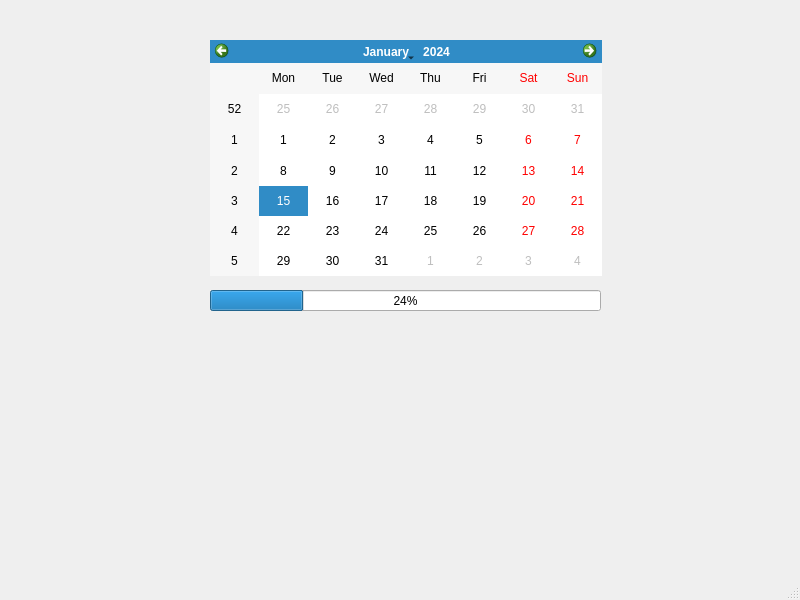
<?xml version="1.0" encoding="UTF-8"?>
<ui version="4.0">
 <class>MainWindow</class>
 <widget class="QMainWindow" name="MainWindow">
  <property name="geometry">
   <rect>
    <x>0</x>
    <y>0</y>
    <width>800</width>
    <height>600</height>
   </rect>
  </property>
  <property name="windowTitle">
   <string>MainWindow</string>
  </property>
  <widget class="QWidget" name="centralwidget">
   <widget class="QCalendarWidget" name="calendarWidget">
    <property name="geometry">
     <rect>
      <x>210</x>
      <y>40</y>
      <width>392</width>
      <height>236</height>
     </rect>
    </property>
   </widget>
   <widget class="QProgressBar" name="progressBar">
    <property name="geometry">
     <rect>
      <x>210</x>
      <y>290</y>
      <width>391</width>
      <height>21</height>
     </rect>
    </property>
    <property name="value">
     <number>24</number>
    </property>
   </widget>
  </widget>
  <widget class="QMenuBar" name="menubar">
   <property name="geometry">
    <rect>
     <x>0</x>
     <y>0</y>
     <width>800</width>
     <height>26</height>
    </rect>
   </property>
  </widget>
  <widget class="QStatusBar" name="statusbar"/>
 </widget>
 <resources/>
 <connections/>
</ui>
